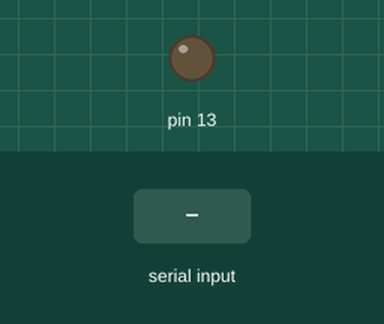
This sketch was run on a simulated Arduino Uno, built with avr-gcc and run on an emulated ATmega328P. Shown: output pins drawn as LEDs (lit = HIGH). The test bench sets the inputs (shaded band). What the sketch prints to the serial monitor is not drawn.

Above: at 1.2 s.
1.3 s: "90,45\n" received over Serial
2.8 s: byte 36 ('$') received over Serial
Timing chart, 0 to 5.8 s (numbered marks = the images above; inputs shaded):
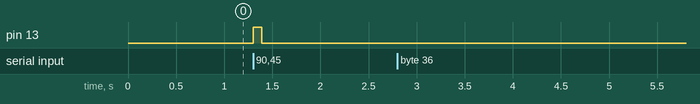

The sketch:

PyBath.ino
```cpp
#include <DHT.h>
#include <math.h>

#define DHTPIN 2
#define DHTTYPE DHT22
#define THERMISTOR_SAMPLES 1000
#define DHT22_SAMPLES 1000

DHT env_temp(DHTPIN, DHTTYPE);
char inBuffer[128];
String in = "";

void setup() {
  Serial.begin(115200);
  pinMode(13, OUTPUT);
  env_temp.begin();
}

void loop() {
  getTime();
}

int getTime() {
  if (Serial.available() > 0) {
    for (int i = 0; i <= Serial.available(); i++) {
      char c = Serial.read();
      if (c == '\n') {
        unsigned long time = toLong(in);
        digitalWrite(13, HIGH);
        delay(time); // delay wants ms
        digitalWrite(13, LOW);
        in = "";
        return 1;
      }
     else if (c == '$') {
        Serial.println(thermistor(analogRead(0)));
        in = "";
      }
     else if (c == '!') {
        double total;
        float t = env_temp.readTemperature();
        if (isnan(t)){
          in = "";
          continue;
        } else {
           Serial.println(t);
           in = "";
        }
      } else {
        in += c;
      }
    }
  } else {
    return 0;
  }
}

float toLong( String in ) {
  in.toCharArray(inBuffer, sizeof(inBuffer));
  return atol(inBuffer);
}

double thermistor(int RawADC) {
 double temp;
 double total;
 for (int i = 0; i < THERMISTOR_SAMPLES; i++) { //
   temp = log(((10240000/RawADC) - 10000));
   temp = 1 / (0.001129148 + (0.000234125 + (0.0000000876741 * temp * temp))* temp);
   temp = temp - 273.15;
   total += temp;
   delayMicroseconds(200); // Approx 2x read time (reduce thermistor heating)
 }
 return total / THERMISTOR_SAMPLES;
}
```

Measured:
- after the input at 1.3 s, pin 13: LOW → HIGH at once, → LOW 0.09 s later
- after the input at 2.8 s, every drawn part: stays the same
